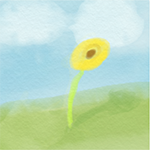

The Python source for this figure:
from PIL import Image, ImageDraw

"""
TODO:ADD AUTOMATIC QR CODE DOWNLOADER
     ADD SUPPORT FOR PHOTOS BIGGER THAN 150x150
     ADD REGION SELECTION FOR PHOTOS BIGGER THAN 150x150
     ADD DOCUMENTATION
     REFACTOR FOR CLASSES

"""
class Stega:
    def __init__(self,address):
        self.imgqr = Image.open(address)
    def remove_bg(self):
        self.imgqr = self.imgqr.convert("RGBA")
        datas = self.imgqr.getdata()

        new_data = []

        for item in datas:
            if item[0] == 255 and item[1] == 255 and item[2] == 255:
                new_data.append((255,255,255,0))
            else:
                new_data.append(item)
        self.imgqr.putdata(new_data)
        self.imgqr.save("qr.png","PNG")

    def encode(self,address_img,coords = (0,0,150,150)):
        img = Image.open(address_img)
        imgqr = Image.open("qr.png")
        img = img.convert("RGBA")
        img_data = img.getdata()
        qr_data = imgqr.getdata()

        if img.size[0] < 150 or img.size[1] < 150:
            raise Exception("Photo is smaller than 150x150.\n Please use a photo with larger dimensions.")
        if img.size[0] > 150 or img.size[1] > 150:
            img_full = img
            img = img.crop(coords)
            img_data = img.getdata()
        
        lst = [list(elem) for elem in img_data]
        for i in range(len(img_data)):
            if qr_data[i][0] == 0:
                if sum(lst[i])%2 == 0:
                    lst[i][0] += 1
            if qr_data[i][0] != 0:
                if sum(lst[i])%2 == 1:
                    lst[i][0] += 1
        new_data = [tuple(elem) for elem in lst]
        img.putdata(new_data)
        try:
            if img_full is not None:
                img = img_full.paste(img,coords)
                img.save("stega.png","PNG")
        except NameError:
            img.save("stega.png","PNG")

    def decode(self,address_img):
        img = Image.open(address_img)
        img_data = img.getdata()
        x = 0
        y = 0
        new = Image.new("RGBA",(150,150),(255,255,255,255))
        draw = ImageDraw.Draw(new)
        lst = []
        for item in img_data:
            lst.append(sum(item))
        for item in lst:
            if item % 2 == 1:
                draw.point((x,y),(0,0,0,255))
            else:
                pass
            if x < 149:
                x += 1
            else:
                y += 1
                x = 0
        new.save("decoded.png","PNG")
x = Stega("qrcode.png")
x.remove_bg()
x.encode("ad.jpg")
x.decode("stega.png")